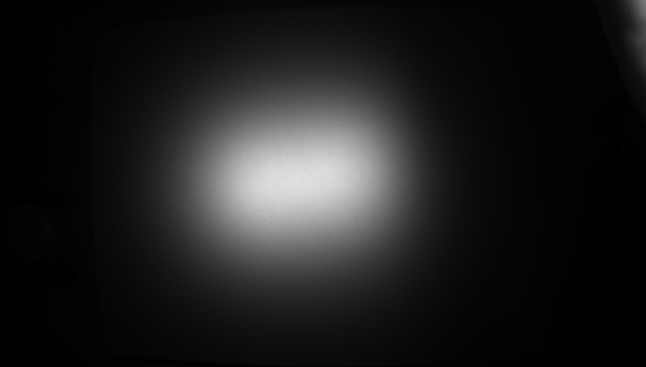
#> input picture JWLTest.png, 1292 x 734 px, found by its file name (shown at 1/2 size)
$ python JWL_NOCAM.py
#> lines starting #> are read from the running program, lines starting #| are printed output that depends on the picture; after the words box and inside, x2 and y2 are one past the last pixel; in counts of white or black regions, pixels touching at a corner belong together
### lut.py
import numpy as np
# Custom LUT from Xemax
lut = [
    (45,	25,	236),
    (43,	28,	236),
    (41,	32,	237),
    (39,	37,	240),
    (37,	40,	241),
    (35,	44,	242),
    (33,	48,	243),
    (30,	52,	244),
    (28,	56,	247),
    (26,	60,	248),
    (24,	63,	249),
    (22,	67,	251),
    (20,	72,	253),
    (17,	80,	255),
    (15,	86,	255),
    (14,	88,	255),
    (12,	92,	255),
    (12,	95, 255),
    (9,     97, 255),
    (9,	100,	255),
    (8,	103,	255),
    (7,	107,	255),
    (6,	110,	255),
    (5,	113,	255),
    (4,	116,	255),
    (2,	119,	255),
    (2,	123,	255),
    (1,	129,	254),
    (0,	136,	250),
    (0,	137,	249),
    (0,	140,	247),
    (0,	142,	246),
    (0,	145,	244),
    (0,	148,	242),
    (0,	149,	241),
    (0,	152,	238),
    (0,	155,	237),
    (0,	157,	236),
    (0,	160,	234),
    (0,	163,	233),
    (0,	165,	230),
    (0,	169,	229),
    (0,	174,	223),
    (0,	176,	221),
    (0,	177,	220),
    (0,	179,	217),
    (0,	181,	215),
    (0,	183,	213),
    (0,	185,	210),
    (0,	187,	208),
    (0,	189,	205),
    (0,	190,	204),
    (0,	193,	201),
    (0,	194,	200),
    (0,	196,	197),
    (0,	198,	195),
    (0,	202,	188),
    (0,	204,	184),
    (0,	205,	182),
    (0,	206,	178),
    (0,	208,	176),
    (0,	209,	172),
    (0,	211,	170),
    (0,	212,	168),
    (0,	214,	164),
    (0,	215,	162),
    (0,	216,	158),
    (0,	218,	156),
    (0,	219,	153),
    (0,	221,	149),
    (2,	225,	139),
    (3,	225,	136),
    (4,	227,	132),
    (5,	228,	129),
    (7,	229,	124),
    (7,	230,	120),
    (8,	230,	117),
    (10,	232,	112),
    (12,	232,	109),
    (13,	234,	105),
    (14,	234,	102),
    (15,	235,	98),
    (16,	237,	93),
    (17,	237,	90),
    (22,	239,	79),
    (26,	240,	73),
    (29,	241,	68),
    (33,	242,	64),
    (36,	242,	59),
    (39,	243,	55),
    (41,	243,	51),
    (44,	244,	46),
    (47,	244,	43),
    (50,	245,	38),
    (54,	245,	34),
    (56,	246,	30),
    (59,	247,	25),
    (62,	247,	21),
    (67,	248,	15),
    (73,	249,	11),
    (77,	249,	11),
    (79,	249,	9),
    (81,	250,	8),
    (84,	250,	7),
    (86,	250,	7),
    (89,	250,	6),
    (91,	251,	6),
    (93,	251,	5),
    (97,	252,	4),
    (99,	252,	4),
    (102,	252,	2),
    (105,	252,	1),
    (107,	253,	1),
    (114,	253,	0),
    (116,	253,	0),
    (119,	253,	0),
    (121,	254,	0),
    (123,	254,	0),
    (125,	254,	0),
    (127,	254,	0),
    (129,	254,	0),
    (131,	254,	0),
    (133,	254,	0),
    (135,	255,	0),
    (137,	255,	0),
    (141,	255,	0),
    (143,	255,	0),
    (148,	255,	0),
    (151,	255,	0),
    (152,	255,	0),
    (154,	255,	0),
    (156,	255,	0),
    (157,	255,	0),
    (160,	255,	0),
    (162,	255,	0),
    (164,	255,	0),
    (166,	255,	0),
    (167,	255,	0),
    (169,	255,	0),
    (171,	255,	0),
    (173,	255,	0),
    (177,	255,	0),
    (179,	255,	0),
    (180,	255,	0),
    (182,	255,	0),
    (184,	255,	0),
    (185,	255,	0),
    (187,	255,	0),
    (188,	255,	0),
    (189,	255,	0),
    (191,	255,	0),
    (192,	255,	0),
    (194,	255,	0),
    (195,	255,	0),
    (196,	255,	0),
    (200,	254,	0),
    (203,	254,	0),
    (205,	254,	0),
    (205,	253,	0),
    (206,	253,	0),
    (208,	253,	0),
    (209,	252,	0),
    (210,	252,	0),
    (211,	251,	0),
    (213,	251,	0),
    (214,	251,	0),
    (214,	250,	0),
    (216,	250,	0),
    (217,	250,	0),
    (220,	248,	0),
    (221,	246,	0),
    (222,	245,	0),
    (224,	243,	0),
    (225,	242,	0),
    (226,	241,	0),
    (227,	240,	0),
    (227,	239,	0),
    (229,	237,	0),
    (229,	236,	0),
    (231,	235,	0),
    (231,	234,	0),
    (232,	233,	0),
    (233,	231,	0),
    (235,	228,	0),
    (237,	224,	0),
    (237,	222,	0),
    (238,	219,	0),
    (239,	217,	0),
    (239,	214,	0),
    (240,	212,	0),
    (240,	210,	0),
    (241,	207,	0),
    (242,	205,	0),
    (242,	203,	0),
    (243,	200,	0),
    (245,	198,	0),
    (246,	196,	0),
    (246,	194,	0),
    (248,	184,	0),
    (249,	179,	0),
    (249,	174,	0),
    (250,	171,	0),
    (250,	168,	0),
    (251,	163,	0),
    (251,	159,	0),
    (251,	155,	0),
    (252,	152,	0),
    (252,	148,	0),
    (253,	144,	0),
    (253,	140,	0),
    (254,	136,	0),
    (254,	132,	0),
    (255,	115,	0),
    (255,	109,	0),
    (255,	103,	0),
    (255,	97,	0),
    (255,	91,	0),
    (255,	85,	0),
    (254,	79,	0),
    (254,	73,	0),
    (254,	67,	0),
    (254,	61,	0),
    (254,	55,	0),
    (254,	49,	0),
    (254,	44,	0),
    (254,	37,	0),
    (252,	27,	0),
    (251,	24,	0),
    (250,	22,	0),
    (249,	20,	0),
    (247,	18,	0),
    (247,	16,	0),
    (246,	15,	0),
    (243,	13,	0),
    (242,	12,	0),
    (241,	10,	0),
    (240,	8,	0),
    (239,	6,	0),
    (238,	4,	0),
    (237,	3,	0),
    (234,	1,	0),
    (231,	0,	0),
    (228,	0,	0),
    (225,	0,	0),
    (222,	0,	0),
    (220,	0,	0),
    (218,	0,	0),
    (216,	0,	0),
    (214,	0,	0),
    (212,	0,	0),
    (210,	0,	0),
    (208,	0,	0),
    (206,	0,	0),
    (204,	0,	0),
    (201,	0,	0),
    (199,	0,	0)]

finalLut = np.zeros((256, 1, 3), np.uint8)

# Create custom LUT
for i, val in enumerate(lut):
    finalLut[i, 0] = tuple(reversed(val))

### JWL_NOCAM.py
from vimba import *
import cv2
import numpy as np
import matplotlib.pyplot as plt
import datetime
from array import *
import lut

# Import Image Where Camera Grab Would Be
image = cv2.imread("JWLTest.PNG")
#> image is the input picture: shape (734, 1292, 3); min 0, max 228, mean 29.9
image = cv2.cvtColor(image, cv2.COLOR_BGR2GRAY)
#> image: shape (734, 1292)

# Grab Lut Exported From Zemax
zemaxLut = lut.finalLut

# Set Uniformity Value
uniformityValue = 255*0.8
# Set Pass/Fail Thresholds
# - Intensity
intensityHigh = 3823869
intensityLow = 3823860
# - Symmetry
symmetryHigh = 365
symmetryLow = 355
# - X Vlaue
xHigh = 200
xLow = 180
# - Y Value
yHigh = 100
yLow = 90

# Initiate Flux Value
flux = 0

# Blur The Image
filteredImage = cv2.GaussianBlur(image,(15,15),0)

# Create a Bianary Array, Where Pixels Within The 80% Uniformity Are 1, And Those Outside Are 0.
# Essentially This is Blob Detection
ret,thresh = cv2.threshold(filteredImage,uniformityValue,255,0)
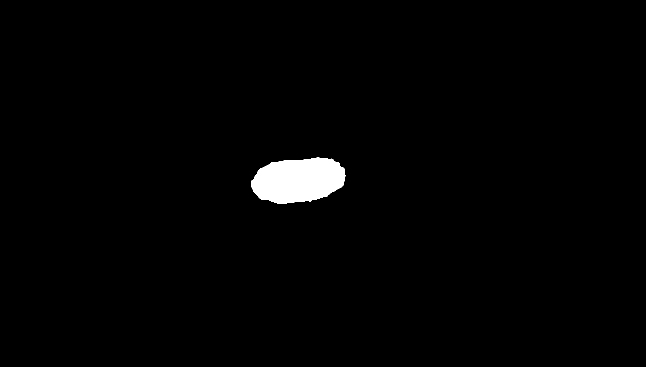
#> thresh: shape (734, 1292) (shown at 1/2 size); 1.4% white; 1 white region, box (x1, y1, x2, y2) and area: (502, 315, 691, 407) 13396
#> ret = 204

# Calculate The Moments of The Bianary Image
M = cv2.moments(thresh)
#> M = moments, m00 3415980, centre m10/m00, m01/m00 = (596.4, 360.3)

# Calculate X,Y Co-ordinates of Blob Centroid
try:
    cX = int(M["m10"] / M["m00"])
#> cX = 596
    cY = int(M["m01"] / M["m00"])
#> cY = 360
except:
    # No Moments Found, Set cX and cY to None
    cX = None
    cY = None

# If Blob is found: Continue Code, Else: Display Image
if cX != None:

    # Create an Array of Pixel Locations (x,y) For Pixels With an Intensity
    # Greater Than or Equal to uniformityValue
    otherIndex = np.where(filteredImage >= uniformityValue)
#> otherIndex = 14025 positions, rows 314 to 408, columns 500 to 691

    # Secondary Check for Blob Presence
    if len(otherIndex[0]) > 0:
        minVal = np.asarray(otherIndex[1]).min()
#> minVal = 500
        maxVal_2 = np.asarray(otherIndex[1]).max()
#> maxVal_2 = 691

        midpoint_vertical = int((maxVal_2 + minVal) / 2)
#> midpoint_vertical = 595
        midpoint_horizontal = int((otherIndex[0][-1] + otherIndex[0][0]) / 2)
#> midpoint_horizontal = 361

        # Calculate total Flux of 80% rectangle
        row = otherIndex[0][0]
#> row = 314
        row_max = otherIndex[0][-1]
#> row_max = 408

        while row <= row_max:
            col = minVal
            col_max = maxVal_2
            while col <= col_max:
                flux = flux + image[row-1][col-1]
                col = col+1
            row = row+1
#> this loop made 95 passes
#> after the loop, flux = 3823863; row = 409

        # Define x and y start/end values for cross section profiles
        y_start = otherIndex[0][0]
#> y_start = 314
        y_end = otherIndex[0][-1]
#> y_end = 408
        x_start = minVal
#> x_start = 500
        x_end = maxVal_2
#> x_end = 691

        # Define length of horizontal and vertical cross section array
        horiz_length = maxVal_2-minVal
#> horiz_length = 191
        vert_length = otherIndex[0][-1]-otherIndex[0][0]
#> vert_length = 94
        horizontal_profile = np.arange(horiz_length)
#> horizontal_profile = 191 values from 0 to 190
        vertical_profile = np.arange(vert_length)
#> vertical_profile = 94 values from 0 to 93

        # Copy data from image into Horizontal Profile
        x = 0
        if x_end != 0:
            while x_end >= x_start:
                horizontal_profile[x-1] = image[cY][x_end-1]
                x_end = x_end - 1
                x=x+1
#> this loop made 192 passes
#> x_end on passes 1 to 3: 690, 689, 688
#> after the loop, horizontal_profile = 191 values, max 225 at index 74, min 199 at index 190, mean 216.6; x = 192; x_end = 499

        # Copy data from image into Vertical Profile
        x = 0
        if y_end != 0:
            while y_end >= y_start:
                vertical_profile[x-1] = image[y_end-1][cX]
                y_end = y_end - 1
                x=x+1
#> this loop made 95 passes
#> y_end on passes 1 to 12: 407, 406, 405, 404, 403, 402, 401, 400, 399, 398, 397, 396
#> after the loop, vertical_profile = 94 values, max 227 at index 51, min 198 at index 93, mean 214.9; x = 95; y_end = 313

        #Convert Image to RGB
        image = cv2.cvtColor(image, cv2.COLOR_GRAY2RGB)

        #Apply Custom LUT
        image = cv2.LUT(image, zemaxLut)
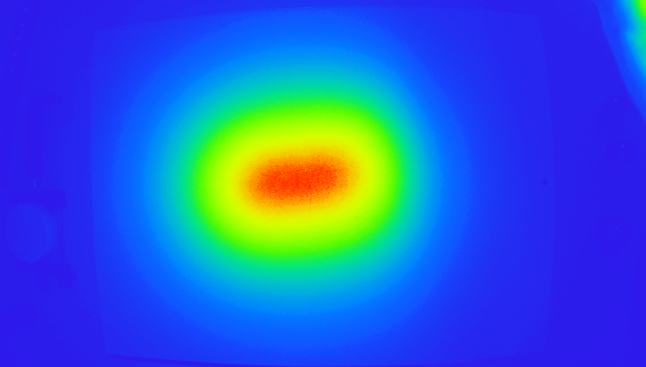
#> image: shape (734, 1292, 3) (shown at 1/2 size); mean B, G, R 209.1, 92.7, 42.4

        #Draw 80% Box
        cv2.rectangle(image, (minVal, otherIndex[0][0]), (maxVal_2, otherIndex[0][-1]),
            (255, 255, 255), 2)
        # Draw Cross Section Lines For Visual Feedback
        cv2.line(image, (cX, otherIndex[0][0]), (cX, otherIndex[0][-1]) ,(0, 0, 0), 2)
#> image: shape (734, 1292, 3); mean B, G, R 209.6, 92.8, 42.3
        cv2.line(image, (minVal, cY), (maxVal_2, cY), (0, 0, 0), 2)

        #Draw Center of 80% Rectangle and Label
        cv2.circle(image, (midpoint_vertical, midpoint_horizontal), 5, (0,0,0), -1)
#> image: shape (734, 1292, 3); mean B, G, R 209.6, 92.7, 42.1
        cv2.putText(image, "box center", (midpoint_vertical - 25, midpoint_horizontal - 25),cv2.FONT_HERSHEY_SIMPLEX, 0.5, (0,0,0), 2)

        # Draw Centroid of Beam and Label
        cv2.circle(image, (cX, cY), 5, (0,0,0), -1)
#> image: shape (734, 1292, 3); mean B, G, R 209.6, 92.6, 42
        cv2.putText(image, "centroid", (cX - 25, cY - 25),cv2.FONT_HERSHEY_SIMPLEX, 0.5, (0,0,0), 2)
#> image: shape (734, 1292, 3); mean B, G, R 209.6, 92.6, 41.9

        # Arrange and plot cross section data using MatPlotLib
        figure, axis = plt.subplots(1, 2)
        horiz_x = np.array(range(maxVal_2-minVal))
#> horiz_x = 191 values from 0 to 190
        horiz_y = horizontal_profile
#> horiz_y has the same summary as horizontal_profile
        vert_x = np.array(range(otherIndex[0][-1]-otherIndex[0][0]))
#> vert_x = 94 values from 0 to 93
        vert_y = vertical_profile
#> vert_y has the same summary as vertical_profile
        axis[0].plot(horiz_x, horiz_y, color = "red")
        axis[0].set_title("Horizontal Profile")
        axis[1].plot(vert_x, vert_y, color = "blue")
        axis[1].set_title("Vertical Profile")

        # Setup Text Additions
        # - Pass/Fail values
        cv2.putText(image, "I: " + str(intensityLow) + ", " + str(intensityHigh) + ", " + str(flux), (34,35), cv2.FONT_HERSHEY_SIMPLEX, 1, (255,255,255), 2) #Total Flux
        cv2.putText(image, "S: " + str(symmetryLow) + ", " + str(symmetryHigh) + ", " + str(cY), (25,70), cv2.FONT_HERSHEY_SIMPLEX, 1, (255,255,255), 2) #Beam Symmetry
        cv2.putText(image, "x: " + str(xLow) + ", " + str(xHigh) + ", " + str(horiz_length), (25,105), cv2.FONT_HERSHEY_SIMPLEX, 1, (255,255,255), 2) #X value - 80% Uniformity Size
        cv2.putText(image, "y: " + str(yLow) + ", " + str(yHigh) + ", " + str(vert_length), (25,140), cv2.FONT_HERSHEY_SIMPLEX, 1, (255,255,255), 2) #Y value - 80% Uniformity Size
        # - Light Name/Family
        cv2.putText(image, "EX-300-WHI", (1150,35), cv2.FONT_HERSHEY_SIMPLEX, 0.6, (255,255,255), 2) #Light Part Number
        cv2.putText(image, "Example Light", (1142,60), cv2.FONT_HERSHEY_SIMPLEX, 0.6, (255,255,255), 2) #Light Family(First part of the Part Number) - redundant?
        # - Date & Time
        # -- Obtain date and time
        sysTime = datetime.datetime.now()
        # -- Parse Date and Time Data
        cv2.putText(image, sysTime.strftime("%Y-%m-%d"), (1150,675), cv2.FONT_HERSHEY_SIMPLEX, 0.6, (255,255,255), 2) #Date of capture - will update each time the script runs
        cv2.putText(image, sysTime.strftime("%H:%M:%S"), (1192,700), cv2.FONT_HERSHEY_SIMPLEX, 0.6, (255,255,255), 2) #Time of capture - will update each time the script runs
        # - Add logo on bottom of image
            #todo: Append the long logo to the bottom of the image, size accordingly
            #for now just use text
        cv2.putText(image, "SMART VISION LIGHTS", (25,700), cv2.FONT_HERSHEY_SIMPLEX, 0.6, (255,255,255), 2)
        # - Pass/Fail data
        # -- Intensity
        if flux > intensityLow and flux < intensityHigh:
            # Flux Passed
            cv2.putText(image, "PASS", (650,35), cv2.FONT_HERSHEY_SIMPLEX, 1, (0,255,0), 2)
        else:
            # Flux Failed
            cv2.putText(image, "FAIL", (650,35), cv2.FONT_HERSHEY_SIMPLEX, 1, (0,0,255), 2)

        # -- Symmetry
        #ToDo: Create a symmetry test
        if cY > symmetryLow and cY < symmetryHigh:
            # Symmetry Passed
            cv2.putText(image, "PASS", (650,70), cv2.FONT_HERSHEY_SIMPLEX, 1, (0,255,0), 2)
        else:
            # Symmetry Failed
            cv2.putText(image, "FAIL", (650,70), cv2.FONT_HERSHEY_SIMPLEX, 1, (0,0,255), 2)

        # -- X Value
        if horiz_length > xLow and horiz_length < xHigh:
            # X Passed
            cv2.putText(image, "PASS", (650,105), cv2.FONT_HERSHEY_SIMPLEX, 1, (0,255,0), 2)
        else:
            # X Failed
            cv2.putText(image, "FAIL", (650,105), cv2.FONT_HERSHEY_SIMPLEX, 1, (0,0,255), 2)

        # -- Y Value
        if vert_length > yLow and vert_length < yHigh:
            # Y Passed
            cv2.putText(image, "PASS", (650,140), cv2.FONT_HERSHEY_SIMPLEX, 1, (0,255,0), 2)
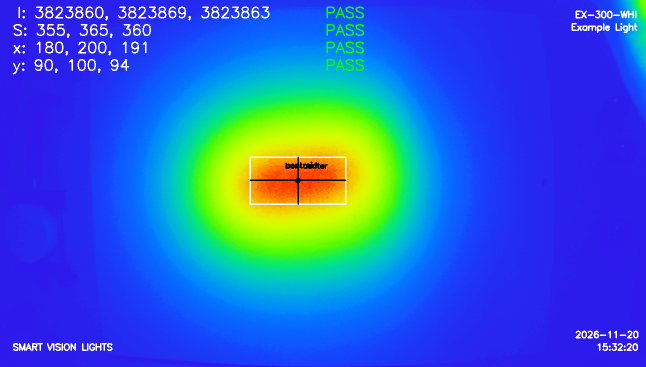
#> image: shape (734, 1292, 3) (shown at 1/2 size); mean B, G, R 209.1, 96, 45
        else:
            # Y Failed
            cv2.putText(image, "FAIL", (650,140), cv2.FONT_HERSHEY_SIMPLEX, 1, (0,0,255), 2)

# Show Image and Plots
#cv2.imshow("test", image)
#plt.show()

# When The Key 'q' is Pressed, Exit the Loop
if cv2.waitKey(1) & 0xff == ord('q'):
#> (key q is pressed here)
    cv2.destroyAllWindows()
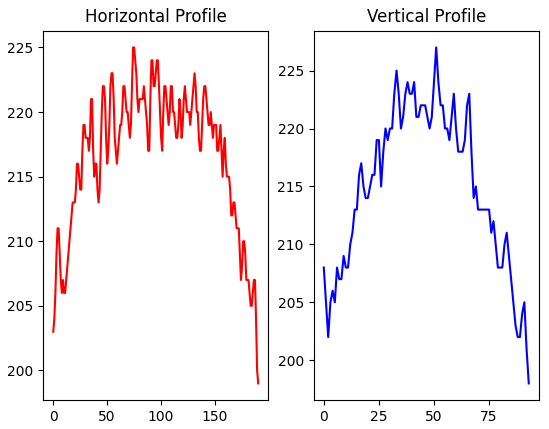
#> figure drawn by matplotlib, 2 panels; panel 1: curve peaks at x = 74, y = 225; panel 2: curve peaks at x = 51, y = 227
